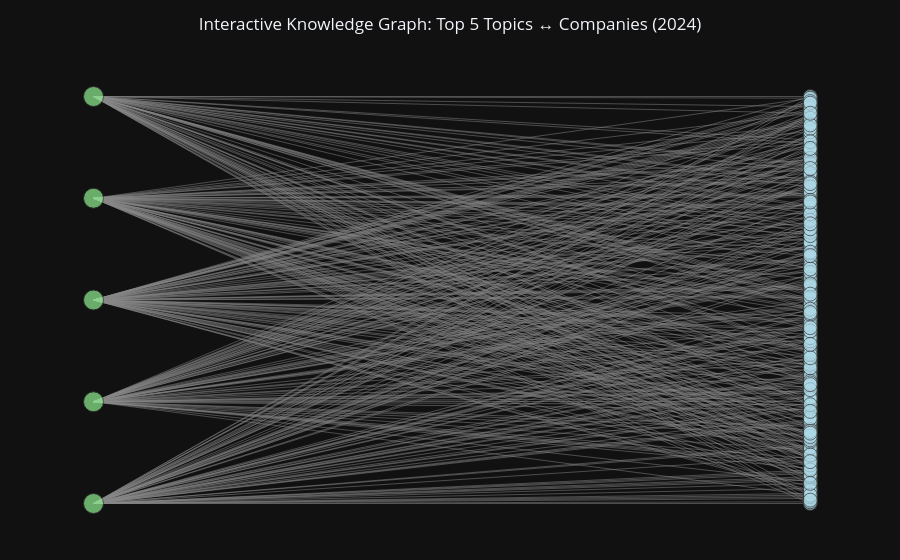

Notebook cell for this chart:
### Code cell
# ---------------------------------
# 1) Pick top K topics in the bipartite graph
# ---------------------------------
topic_nodes = [n for n, d in G.nodes(data=True) if d.get("type") == "topic"]

# Use degree (number of companies linked to the topic) as importance
topic_deg = dict(G.degree(topic_nodes))

K = 5  # number of topics you want to focus on
top_topics = sorted(topic_nodes, key=lambda n: topic_deg[n], reverse=True)[:K]

print("Top topics:", top_topics)

# ---------------------------------
# 2) Build subgraph H: selected topics + all their companies
# ---------------------------------
sub_nodes = set(top_topics)
for t in top_topics:
    sub_nodes.update(G.neighbors(t))

H = G.subgraph(sub_nodes).copy()
print("Subgraph:", H.number_of_nodes(), "nodes,", H.number_of_edges(), "edges")

topics_sub    = [n for n, d in H.nodes(data=True) if d.get("type") == "topic"]
companies_sub = [n for n, d in H.nodes(data=True) if d.get("type") == "company"]

# ---------------------------------
# 3) Simple bipartite layout:
#    topics on the left (x=0), companies on the right (x=1)
# ---------------------------------
pos = {}

# How many nodes on each side
n_topics = len(topics_sub)
n_companies = len(companies_sub)

# We'll use the company side to define the vertical span
max_y = max(n_companies - 1, 1)

# Spread topics evenly across [0, max_y]
topic_y_values = np.linspace(0, max_y, num=n_topics) if n_topics > 1 else [max_y / 2]

for y, n in zip(topic_y_values, sorted(topics_sub)):
    pos[n] = (0, y)

# Companies still stacked 0..max_y
for i, n in enumerate(sorted(companies_sub)):
    pos[n] = (1, i)

# ---------------------------------
# 4) Edge traces (lines + hover markers)
# ---------------------------------
edge_x = []
edge_y = []
edge_hover_x = []
edge_hover_y = []
edge_hover_text = []

for u, v, d in H.edges(data=True):
    x0, y0 = pos[u]
    x1, y1 = pos[v]

    # line coordinates
    edge_x += [x0, x1, None]
    edge_y += [y0, y1, None]

    # midpoint for hover
    mx, my = (x0 + x1) / 2, (y0 + y1) / 2
    edge_hover_x.append(mx)
    edge_hover_y.append(my)

    # figure out which endpoint is topic / company for nicer label
    if H.nodes[u].get("type") == "topic":
        topic_name = u
        company_label = H.nodes[v].get("label", v)
        symbol = v
    else:
        topic_name = v
        company_label = H.nodes[u].get("label", u)
        symbol = u

    edge_hover_text.append(
        f"<b>{topic_name}</b><br>"
        f"Company: <b>{company_label}</b> ({symbol})<br>"
        f"TF-IDF weight: {d.get('weight', 0):.4f}"
    )

edge_trace = go.Scatter(
    x=edge_x,
    y=edge_y,
    mode="lines",
    line=dict(width=0.5, color="#888"),
    hoverinfo="none",
    name="Edges"
)

edge_hover_trace = go.Scatter(
    x=edge_hover_x,
    y=edge_hover_y,
    mode="markers",
    hoverinfo="text",
    marker=dict(size=6, color="rgba(0,0,0,0)"),  # invisible; used only for hover
    text=edge_hover_text,
    name="Edge info"
)

# ---------------------------------
# 5) Node trace (topics vs companies)
# ---------------------------------
node_x = []
node_y = []
node_text = []
node_color = []
node_size = []

for n, d in H.nodes(data=True):
    x, y = pos[n]
    node_x.append(x)
    node_y.append(y)

    if d.get("type") == "topic":
        node_text.append(f"<b>Topic:</b> {n}<br>Degree: {topic_deg.get(n, 0)}")
        node_color.append("lightgreen")
        node_size.append(20)  # make topics big
    else:
        label = d.get("label", n)
        node_text.append(f"<b>{label}</b><br>Symbol: {n}")
        node_color.append("lightblue")
        node_size.append(14)

node_trace = go.Scatter(
    x=node_x,
    y=node_y,
    mode="markers",
    hoverinfo="text",
    text=node_text,
    marker=dict(
        size=node_size,
        color=node_color,
        line_width=1,
        line_color="#333"
    ),
    name="Nodes"
)

# ---------------------------------
# 6) Final interactive figure
# ---------------------------------
fig = go.Figure(
    data=[edge_trace, edge_hover_trace, node_trace],
    layout=go.Layout(
        title=f"Interactive Knowledge Graph: Top {K} Topics ↔ Companies (2024)",
        title_x=0.5,
        showlegend=False,
        hovermode="closest",
        margin=dict(b=20, l=40, r=40, t=60),
        xaxis=dict(showgrid=False, zeroline=False, showticklabels=False),
        yaxis=dict(showgrid=False, zeroline=False, showticklabels=False),
    )
)

fig.show()

### Figure 1 — Plotly figure (JSON) as saved in the notebook; plotly's stock layout.template omitted (floating-point values rounded to 4 significant figures; data arrays with more than 128 entries replaced by an {"elided": "..."} marker saying what was removed)
{"data": [{"hoverinfo": "none", "line": {"color": "#888", "width": 0.5}, "mode": "lines", "name": "Edges", "x": {"elided": "1092 int values"}, "y": {"elided": "1092 float values"}, "type": "scatter"}, {"hoverinfo": "text", "marker": {"color": "rgba(0,0,0,0)", "size": 6}, "mode": "markers", "name": "Edge info", "text": {"elided": "364 str values"}, "x": {"elided": "364 float values"}, "y": {"elided": "364 float values"}, "type": "scatter"}, {"hoverinfo": "text", "marker": {"color": {"elided": "249 str values"}, "line": {"color": "#333", "width": 1}, "size": {"elided": "249 int values"}}, "mode": "markers", "name": "Nodes", "text": {"elided": "249 str values"}, "x": {"elided": "249 int values"}, "y": {"elided": "249 float values"}, "type": "scatter"}], "layout": {"hovermode": "closest", "margin": {"b": 20, "l": 40, "r": 40, "t": 60}, "showlegend": false, "title": {"text": "Interactive Knowledge Graph: Top 5 Topics ↔ Companies (2024)", "x": 0.5}, "xaxis": {"showgrid": false, "showticklabels": false, "zeroline": false}, "yaxis": {"showgrid": false, "showticklabels": false, "zeroline": false}}}
